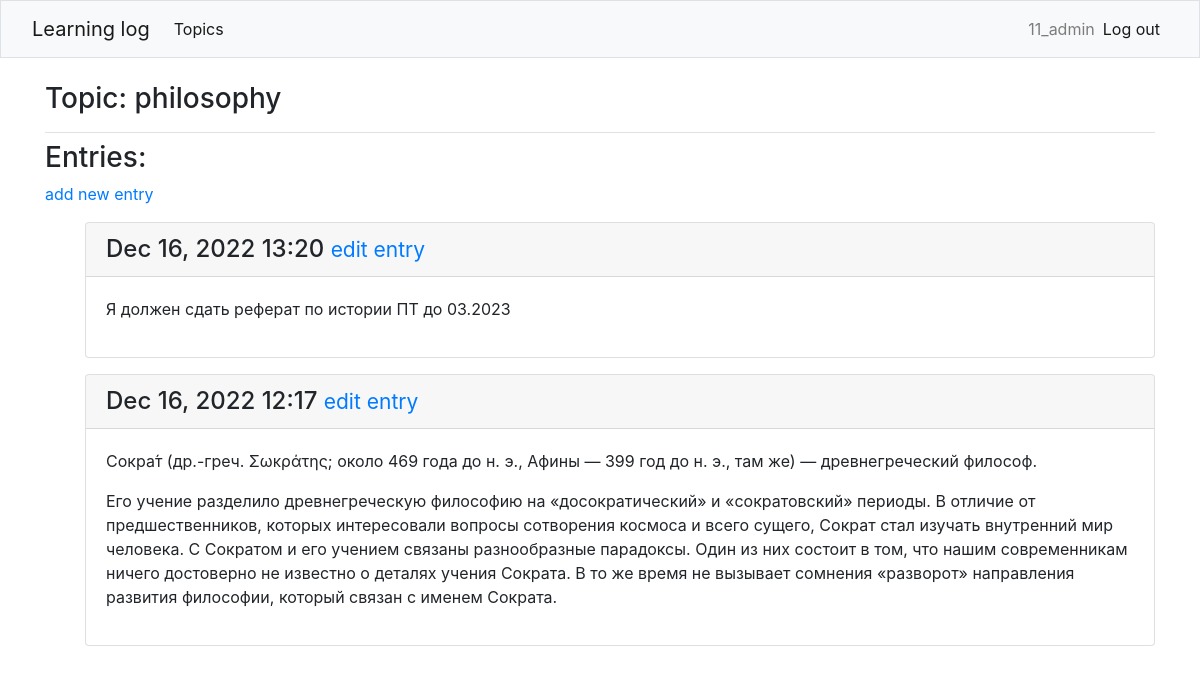
Screenshot of /topics/5/ (signed in) with the database file from the repository.
### learning_logs/models.py (models this page shows, shortened)
class Topic(models.Model):
    text = models.CharField(max_length=200)
    date_added = models.DateTimeField(auto_now_add=True)
    owner = models.ForeignKey(User, on_delete=models.CASCADE)
    class Meta:
        ordering = ['text', 'date_added']
    def __str__(self):
        return self.text

class Entry(models.Model):
    topic = models.ForeignKey(Topic, on_delete=models.CASCADE)
    text = models.TextField()
    date_added = models.DateTimeField(auto_now_add=True)
    class Meta:
        verbose_name_plural = 'entreis'
        ordering = ['text', 'date_added']

### learning_logs/views.py (the view)
# urls.py: path('topics/<int:topic_id>/', views.topic, name = 'topic'),
@login_required
def topic(request, topic_id):
    topic = Topic.objects.get(id=topic_id)
    check_owner_topic(request, topic)
    entries = topic.entry_set.order_by('-date_added')
    content = {'topic': topic, 'entries': entries}
    return render(request, 'learning_logs/topic.html', content)

### learning_logs/views.py (called while the page is built)
def check_owner_topic(request, topic):
    if topic.owner != request.user:
        raise Http404

### learning_logs/templates/learning_logs/topic.html
    {% extends "learning_logs/base.html" %}
    {% block page_header %}
      <h3>Topic: {{ topic }}</h3>
    {% endblock page_header %}
    {% block content %}
			<h3>Entries:</h3>
      <p><a href="{% url 'learning_logs:new_entry' topic.id %}">add new entry</a> </p>
      <ul>
        {% for entry in entries %}
	        <div class="card mb-3">
		        <h4 class="card-header">
			        {{ entry.date_added|date:'M d, Y H:i' }}
			        <small><a href="{% url 'learning_logs:edit_entry' entry.id %}">edit entry</a>
			        </small>
		        </h4>
		        <div class="card-body">
			        {{ entry.text|linebreaks }}
		        </div>
	        </div>
	      {% empty %}
	      <p>There are no entries yet</p>
        {% endfor %}
      </ul>
    {% endblock content %}

### learning_logs/templates/learning_logs/base.html (shortened to what this page needs)
{% load bootstrap4 %}
<!DOCTYPE html>
<html lang="en">
    <head>
        {% bootstrap_css %}
    </head>
    <body>
<nav class="navbar navbar-expand-lg bg-light navbar-light mb-4 border">
  <div class="container-fluid">
    <a class="navbar-brand" href="{% url 'learning_logs:index' %}">Learning log</a>
    <div class="collapse navbar-collapse" id="navbarNav">
      <ul class="navbar-nav mr-auto">
        <li class="nav-item">
          <a class="nav-link active" aria-current="page" href="{% url 'learning_logs:topics' %}">Topics</a>
        </li>
      </ul>
      <ul class="navbar-nav ml-auto">
        {% if user.is_authenticated %}
          <li class="nav-item">
            <span class="navbar-text">{{ user.username }}</span>
          </li>
          <li class="nav-item">
            <a class="nav-link active" aria-current="page" href="{% url 'users:logout' %}">Log out</a>
          </li>
        {% endif %}
      </ul>
    </div>
  </div>
</nav>
  <main role="main" class="container">
    <div class="pb-2 mb-2 border-bottom">
      {% block page_header %} {% endblock page_header %}
    </div>
    <div>
      {% block content %} {% endblock content %}
    </div>
  </main>
   </body>
  </html>

### rows the page displays
Topic: text "philosophy"
Entry: date_added "Dec 16, 2022 13:20", text "Я должен сдать реферат по истории ПТ до 03.2023"
Entry: date_added "Dec 16, 2022 12:17", text "Сокра́т (др.-греч. Σωκράτης; около 469 года до н. э., Афины — 399 год до н. э., там же) — древнегреческий философ. Его учение разделило древнегреческую философию на «досократический» и «сократовский» периоды. В отличие от предшественников, которых интересовали вопросы сотворения космоса и всего сущего, Сократ стал изучать внутренний мир человека. С Сократом и его учением связаны разнообразные парадоксы. Один из них состоит в том, что нашим современникам ничего достоверно не известно о деталях учения Сократа. В то же время не вызывает сомнения «разворот» направления развития философии, который связан с именем Сократа."

### other values shown
{{ user.username }} "11_admin"
